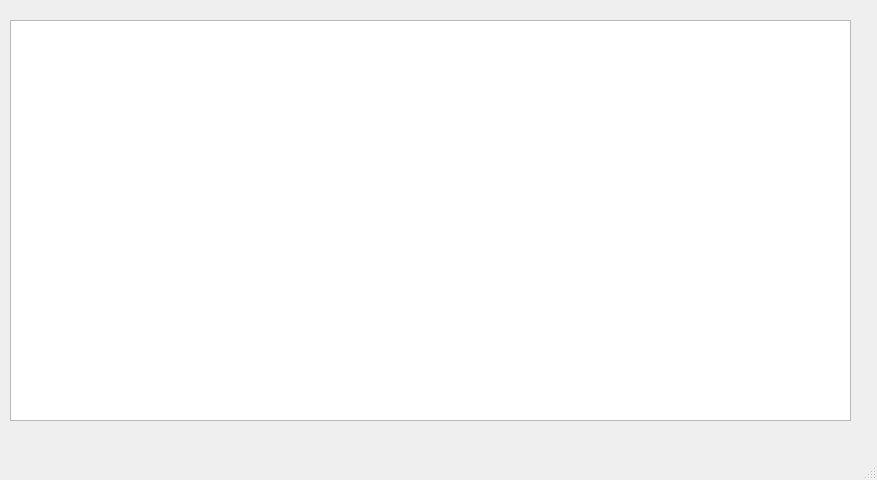
<?xml version="1.0" encoding="UTF-8"?>
<ui version="4.0">
 <class>MainWindow</class>
 <widget class="QMainWindow" name="MainWindow">
  <property name="geometry">
   <rect>
    <x>0</x>
    <y>0</y>
    <width>877</width>
    <height>480</height>
   </rect>
  </property>
  <property name="windowTitle">
   <string>MainWindow</string>
  </property>
  <widget class="QWidget" name="centralwidget">
   <widget class="QTableWidget" name="tableWidget">
    <property name="geometry">
     <rect>
      <x>10</x>
      <y>20</y>
      <width>841</width>
      <height>401</height>
     </rect>
    </property>
    <property name="sortingEnabled">
     <bool>false</bool>
    </property>
   </widget>
  </widget>
  <widget class="QMenuBar" name="menubar">
   <property name="geometry">
    <rect>
     <x>0</x>
     <y>0</y>
     <width>877</width>
     <height>21</height>
    </rect>
   </property>
  </widget>
  <widget class="QStatusBar" name="statusbar"/>
 </widget>
 <resources/>
 <connections/>
</ui>
